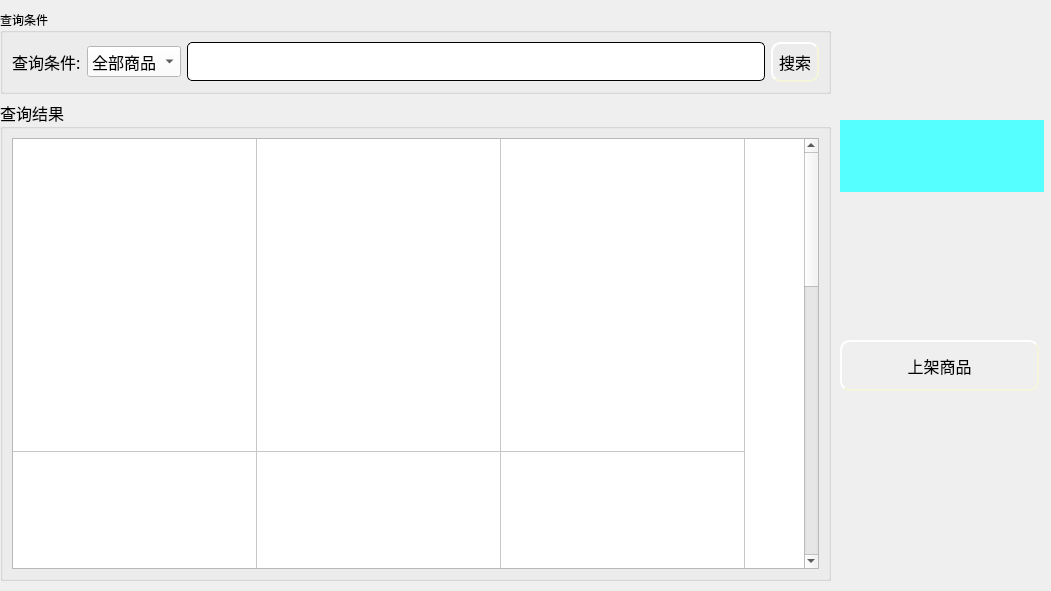
<?xml version="1.0" encoding="UTF-8"?>
<ui version="4.0">
 <class>CommodityData</class>
 <widget class="QWidget" name="CommodityData">
  <property name="geometry">
   <rect>
    <x>0</x>
    <y>0</y>
    <width>1051</width>
    <height>591</height>
   </rect>
  </property>
  <property name="windowTitle">
   <string>Form</string>
  </property>
  <widget class="QWidget" name="layoutWidget">
   <property name="geometry">
    <rect>
     <x>0</x>
     <y>10</y>
     <width>831</width>
     <height>571</height>
    </rect>
   </property>
   <layout class="QGridLayout" name="gridLayout_4">
    <item row="0" column="0">
     <widget class="QGroupBox" name="groupBox">
      <property name="sizePolicy">
       <sizepolicy hsizetype="Preferred" vsizetype="Preferred">
        <horstretch>0</horstretch>
        <verstretch>0</verstretch>
       </sizepolicy>
      </property>
      <property name="font">
       <font>
        <family>微软雅黑</family>
       </font>
      </property>
      <property name="title">
       <string>查询条件</string>
      </property>
      <layout class="QGridLayout" name="gridLayout_2">
       <item row="0" column="0">
        <layout class="QGridLayout" name="gridLayout">
         <item row="0" column="0">
          <widget class="QLabel" name="label">
           <property name="font">
            <font>
             <pointsize>12</pointsize>
            </font>
           </property>
           <property name="text">
            <string>查询条件:</string>
           </property>
          </widget>
         </item>
         <item row="0" column="1">
          <widget class="QComboBox" name="comboBox">
           <property name="sizePolicy">
            <sizepolicy hsizetype="Preferred" vsizetype="Fixed">
             <horstretch>0</horstretch>
             <verstretch>0</verstretch>
            </sizepolicy>
           </property>
           <property name="font">
            <font>
             <family>微软雅黑</family>
             <pointsize>12</pointsize>
            </font>
           </property>
           <property name="styleSheet">
            <string notr="true">background-color: rgb(255, 255, 255);</string>
           </property>
           <item>
            <property name="text">
             <string>全部商品</string>
            </property>
           </item>
           <item>
            <property name="text">
             <string>商品名称</string>
            </property>
           </item>
           <item>
            <property name="text">
             <string>类别</string>
            </property>
           </item>
          </widget>
         </item>
         <item row="0" column="2">
          <widget class="QLineEdit" name="le_select">
           <property name="enabled">
            <bool>false</bool>
           </property>
           <property name="sizePolicy">
            <sizepolicy hsizetype="Expanding" vsizetype="Fixed">
             <horstretch>0</horstretch>
             <verstretch>0</verstretch>
            </sizepolicy>
           </property>
           <property name="font">
            <font>
             <pointsize>12</pointsize>
            </font>
           </property>
           <property name="styleSheet">
            <string notr="true">QLineEdit{
    border-style: outset;
    border-width: 1px;
    border-radius: 5px;

    min-width: 5em;
    padding: 6px;
}</string>
           </property>
          </widget>
         </item>
         <item row="0" column="3">
          <widget class="QPushButton" name="pb_select">
           <property name="sizePolicy">
            <sizepolicy hsizetype="Minimum" vsizetype="Fixed">
             <horstretch>0</horstretch>
             <verstretch>0</verstretch>
            </sizepolicy>
           </property>
           <property name="font">
            <font>
             <family>微软雅黑</family>
             <pointsize>12</pointsize>
            </font>
           </property>
           <property name="styleSheet">
            <string notr="true">QPushButton{
	background-image: url(:/ico/pb1.jpg);
    border-style: outset;
    border-width: 2px;
    border-radius: 10px;
    border-color: beige;
    min-width: 5em;
    padding: 6px;
}
QPushButton:hover
{
	
	background-image: url(:/ico/pb.jpg);
    border-style: inset;
}

QPushButton:pressed{
	
	background-image: url(:/ico/pb2.jpg);
    border-style: inset;
}


</string>
           </property>
           <property name="text">
            <string>搜索</string>
           </property>
          </widget>
         </item>
        </layout>
       </item>
      </layout>
     </widget>
    </item>
    <item row="1" column="0">
     <widget class="QGroupBox" name="groupBox_2">
      <property name="font">
       <font>
        <family>微软雅黑</family>
        <pointsize>12</pointsize>
       </font>
      </property>
      <property name="title">
       <string>查询结果</string>
      </property>
      <layout class="QGridLayout" name="gridLayout_3">
       <item row="0" column="0">
        <widget class="QTableWidget" name="tableWidget">
         <property name="rowCount">
          <number>3</number>
         </property>
         <property name="columnCount">
          <number>3</number>
         </property>
         <attribute name="horizontalHeaderVisible">
          <bool>false</bool>
         </attribute>
         <attribute name="horizontalHeaderDefaultSectionSize">
          <number>244</number>
         </attribute>
         <attribute name="verticalHeaderVisible">
          <bool>false</bool>
         </attribute>
         <attribute name="verticalHeaderDefaultSectionSize">
          <number>313</number>
         </attribute>
         <attribute name="verticalHeaderHighlightSections">
          <bool>true</bool>
         </attribute>
         <row/>
         <row/>
         <row/>
         <column/>
         <column/>
         <column/>
        </widget>
       </item>
      </layout>
     </widget>
    </item>
   </layout>
  </widget>
  <widget class="QLabel" name="lb_head">
   <property name="geometry">
    <rect>
     <x>840</x>
     <y>120</y>
     <width>204</width>
     <height>72</height>
    </rect>
   </property>
   <property name="layoutDirection">
    <enum>Qt::LeftToRight</enum>
   </property>
   <property name="styleSheet">
    <string notr="true">background-color: rgb(85, 255, 255);</string>
   </property>
   <property name="text">
    <string/>
   </property>
  </widget>
  <widget class="QLabel" name="lb_name">
   <property name="geometry">
    <rect>
     <x>840</x>
     <y>200</y>
     <width>204</width>
     <height>72</height>
    </rect>
   </property>
   <property name="font">
    <font>
     <family>微软雅黑</family>
     <pointsize>22</pointsize>
     <weight>75</weight>
     <bold>true</bold>
    </font>
   </property>
   <property name="layoutDirection">
    <enum>Qt::LeftToRight</enum>
   </property>
   <property name="styleSheet">
    <string notr="true">color: rgb(255, 0, 0);</string>
   </property>
   <property name="text">
    <string/>
   </property>
   <property name="alignment">
    <set>Qt::AlignCenter</set>
   </property>
  </widget>
  <widget class="QPushButton" name="pb_insert">
   <property name="geometry">
    <rect>
     <x>840</x>
     <y>340</y>
     <width>199</width>
     <height>51</height>
    </rect>
   </property>
   <property name="sizePolicy">
    <sizepolicy hsizetype="Minimum" vsizetype="Expanding">
     <horstretch>0</horstretch>
     <verstretch>0</verstretch>
    </sizepolicy>
   </property>
   <property name="font">
    <font>
     <family>微软雅黑</family>
     <pointsize>12</pointsize>
    </font>
   </property>
   <property name="styleSheet">
    <string notr="true">QPushButton{
	background-image: url(:/ico/pb1.jpg);
    border-style: outset;
    border-width: 2px;
    border-radius: 10px;
    border-color: beige;
    min-width: 5em;
    padding: 6px;
}
QPushButton:hover
{
	
	background-image: url(:/ico/pb.jpg);
    border-style: inset;
}

QPushButton:pressed{
	
	background-image: url(:/ico/pb2.jpg);
    border-style: inset;
}


</string>
   </property>
   <property name="text">
    <string>上架商品</string>
   </property>
  </widget>
 </widget>
 <resources/>
 <connections/>
</ui>
